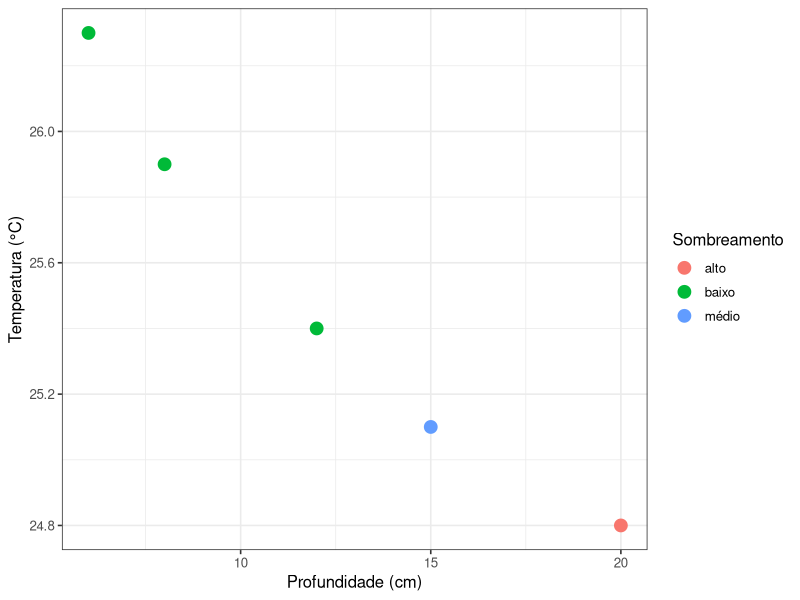
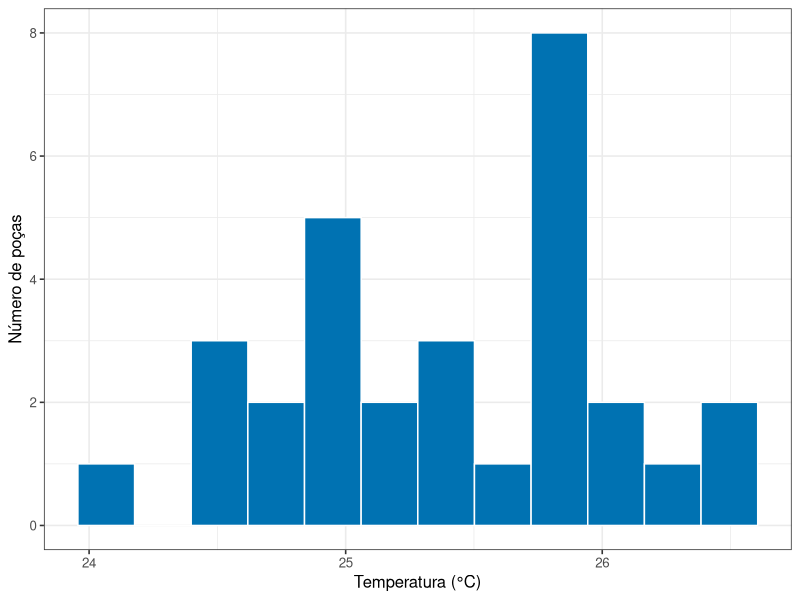

Generate these figures, in order, with R:
## ---- chunk 1
library(tidyverse)
theme_set(theme_bw(base_size = 12))
## ---- chunk 2
temperatura <- c(25.4, 25.9, 24.8, 26.3, 25.1)
temperatura
## ---- chunk 3
length(temperatura)
mean(temperatura)
sd(temperatura)
## ---- chunk 4
pocas <- tibble(
  poca = 1:5,
  temperatura = c(25.4, 25.9, 24.8, 26.3, 25.1),
  profundidade = c(12, 8, 20, 6, 15),
  sombreamento = c("baixo", "baixo", "alto", "baixo", "médio")
)

pocas
## ---- chunk 5
glimpse(pocas)
## ---- chunk 6
pocas |> filter(profundidade > 10)
## ---- chunk 7
pocas |> mutate(diferenca = temperatura - mean(temperatura))
## ---- chunk 8
pocas |>
  group_by(sombreamento) |>
  summarise(
    n = n(),
    media = mean(temperatura),
    desvio = sd(temperatura)
  )
## ---- chunk 9
#| label: fig-medicoes-dispersao
#| fig-cap: "Temperatura em função da profundidade nas cinco poças, com o sombreamento indicado pela cor."
#| fig-height: 3.4

ggplot(pocas, aes(x = profundidade, y = temperatura, colour = sombreamento)) +
  geom_point(size = 4) +
  labs(x = "Profundidade (cm)", y = "Temperatura (°C)", colour = "Sombreamento")
## ---- chunk 10
rnorm(5, mean = 25.5, sd = 0.6)
## ---- chunk 11
#| label: fig-medicoes-histograma
#| fig-cap: "Distribuição da temperatura em trinta poças simuladas com média 25,5 °C e desvio-padrão 0,6 °C."
#| fig-height: 3.2

simuladas <- tibble(
  poca = 1:30,
  temperatura = rnorm(30, mean = 25.5, sd = 0.6)
)

ggplot(simuladas, aes(x = temperatura)) +
  geom_histogram(bins = 12, fill = "#0072B2", colour = "white") +
  labs(x = "Temperatura (°C)", y = "Número de poças")
